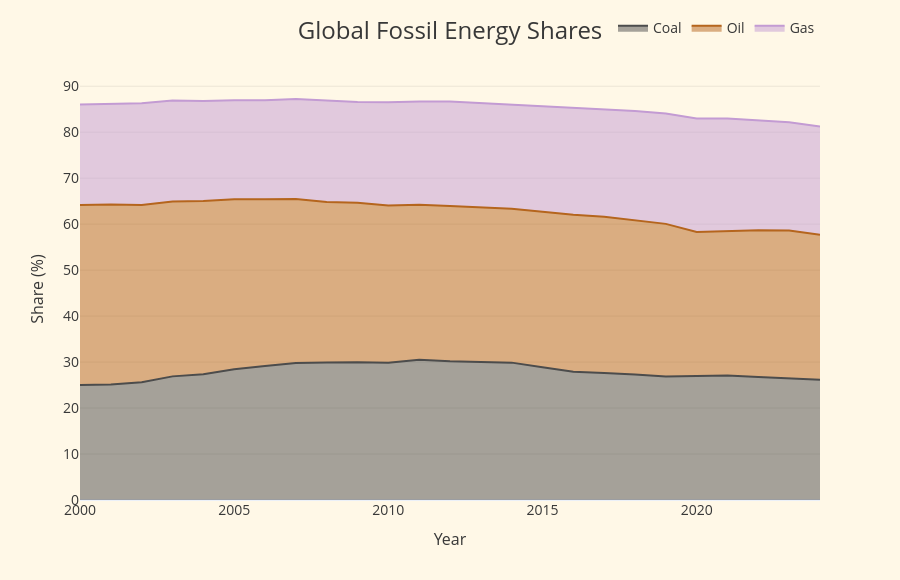

Notebook cell for this chart:
### Markdown cell above
<div style="text-align:center; border:2px solid #383838; padding:25px; border-radius:12px;">

<span style="font-size:22px; font-weight:700;">
Global Energy Mix Share: The Slow Pace of the Transition<br>
</span>

<br>

<span style="font-size:18px;">
This 100% stacked bar chart provides a proportional view of the global energy mix, highlighting the persistent dominance of fossil fuels.<br>
As the orange bars show, fossil fuels have consistently accounted for over 80% of total primary energy consumption throughout the 21st century.<br>
Although the relative share of renewables (green) is slowly expanding and gradually eating into the fossil fuel percentage, the overall shift in the energy mix remains sluggish compared to the pace required to meet global climate targets.
</span>

</div>

### Code cell
# 1. Select the data
df_fossil = df_shares[[
    "coal_share_energy",
    "oil_share_energy",
    "gas_share_energy",
]]

# Ensure the X-axis is correct
x_data = df_fossil.index if "year" not in df_fossil.columns else df_fossil["year"]

# 2. Create the area chart
fig_fossil = px.area(
    df_fossil,
    x=x_data,
    y=df_fossil.columns,
    color_discrete_map={
        "coal_share_energy": "#4c4c4c",   # coal (dark gray)
        "oil_share_energy": "#b5651d",    # oil (brown)
        "gas_share_energy": "#C39BD3"     # gas (light purple)
    }
)

# --- PRO TIP: Clean variable names for legend and tooltip ---
clean_names = {
    'coal_share_energy': 'Coal', 
    'oil_share_energy': 'Oil', 
    'gas_share_energy': 'Gas'
}
fig_fossil.for_each_trace(lambda t: t.update(
    name=clean_names[t.name],
    legendgroup=clean_names[t.name],
    hovertemplate=t.hovertemplate.replace(t.name, clean_names[t.name])
))

# --- FIRST LAYOUT BLOCK ---
fig_fossil.update_layout(
    title="Global Fossil Energy Shares (Coal, Oil, Gas)",
    xaxis_title="Year",
    yaxis_title="Share (%)",
    
    # Background and theme
    plot_bgcolor="#FFF8E7",
    paper_bgcolor="#FFF8E7",
    height=580,
    template="plotly_white",

    # Global text color
    font=dict(color="#383838"),

    # Unified hover mode
    hovermode="x unified",

    # Axis customization
    xaxis=dict(
        showgrid=False,
        tickfont=dict(color="#383838"),
        title=dict(font=dict(color="#383838"))
    ),
    yaxis=dict(
        gridcolor="rgba(0,0,0,0.08)",
        tickfont=dict(color="#383838"),
        title=dict(font=dict(color="#383838"))
    ),
    
    # Horizontal legend at the top
    legend=dict(
        title=None, 
        orientation="h",
        yanchor="bottom",
        y=1.08,
        xanchor="right",
        x=1,
        font=dict(color="#383838")
    )
)

# --- UPDATED LAYOUT BLOCK ---
fig_fossil.update_layout(
    
    # 1. Centered and enlarged title
    title=dict(
        text="Global Fossil Energy Shares",
        x=0.5,
        xanchor='center',
        font=dict(size=24)
    ),
    
    xaxis_title="Year",
    yaxis_title="Share (%)",
    
    # Background and theme
    plot_bgcolor="#FFF8E7",
    paper_bgcolor="#FFF8E7",
    height=580,
    template="plotly_white",

    # 2. Global text size and color
    font=dict(
        color="#383838",
        size=14
    ),

    hovermode="x unified",

    # 3. Axis titles enlarged to size 16
    xaxis=dict(
        showgrid=False,
        tickfont=dict(color="#383838"),
        title=dict(font=dict(color="#383838", size=16)) 
    ),
    yaxis=dict(
        gridcolor="rgba(0,0,0,0.08)",
        tickfont=dict(color="#383838"),
        title=dict(font=dict(color="#383838", size=16))
    ),
    
    # Horizontal legend
    legend=dict(
        title=None, 
        orientation="h",
        yanchor="bottom",
        y=1.08,
        xanchor="right",
        x=1,
        font=dict(color="#383838", size=14)
    )
)

fig_fossil.show()

# --- SAVE THE FIGURE INTO A SPECIFIC FOLDER ---
fig_fossil.write_html(
    r"C:\Users\eirad\Desktop\IT ACADEMY\Sprint_13_Proyecto_Final\Quarto_Report\Plot\02_global_fossil_shares.html")

### Figure 1 — Plotly figure (JSON) as saved in the notebook; plotly's stock layout.template omitted (floating-point values rounded to 4 significant figures)
{"data": [{"fillpattern": {"shape": ""}, "hovertemplate": "variable=Coal<br>year=%{x}<br>value=%{y}<extra></extra>", "legendgroup": "Coal", "line": {"color": "#4c4c4c"}, "marker": {"symbol": "circle"}, "mode": "lines", "name": "Coal", "orientation": "v", "showlegend": true, "stackgroup": "1", "type": "scatter", "x": [2000, 2001, 2002, 2003, 2004, 2005, 2006, 2007, 2008, 2009, 2010, 2011, 2012, 2013, 2014, 2015, 2016, 2017, 2018, 2019, 2020, 2021, 2022, 2023, 2024], "xaxis": "x", "y": [25.01, 25.14, 25.59, 26.89, 27.36, 28.45, 29.12, 29.82, 29.89, 29.95, 29.84, 30.52, 30.17, 30.09, 29.88, 28.85, 27.91, 27.61, 27.31, 26.84, 26.99, 27.09, 26.78, 26.53, 26.16], "yaxis": "y"}, {"fillpattern": {"shape": ""}, "hovertemplate": "variable=Oil<br>year=%{x}<br>value=%{y}<extra></extra>", "legendgroup": "Oil", "line": {"color": "#b5651d"}, "marker": {"symbol": "circle"}, "mode": "lines", "name": "Oil", "orientation": "v", "showlegend": true, "stackgroup": "1", "type": "scatter", "x": [2000, 2001, 2002, 2003, 2004, 2005, 2006, 2007, 2008, 2009, 2010, 2011, 2012, 2013, 2014, 2015, 2016, 2017, 2018, 2019, 2020, 2021, 2022, 2023, 2024], "xaxis": "x", "y": [39.18, 39.14, 38.58, 38.05, 37.67, 36.95, 36.27, 35.64, 34.94, 34.72, 34.23, 33.71, 33.77, 33.57, 33.49, 33.87, 34.14, 34.02, 33.47, 33.22, 31.31, 31.46, 31.92, 32.11, 31.55], "yaxis": "y"}, {"fillpattern": {"shape": ""}, "hovertemplate": "variable=Gas<br>year=%{x}<br>value=%{y}<extra></extra>", "legendgroup": "Gas", "line": {"color": "#C39BD3"}, "marker": {"symbol": "circle"}, "mode": "lines", "name": "Gas", "orientation": "v", "showlegend": true, "stackgroup": "1", "type": "scatter", "x": [2000, 2001, 2002, 2003, 2004, 2005, 2006, 2007, 2008, 2009, 2010, 2011, 2012, 2013, 2014, 2015, 2016, 2017, 2018, 2019, 2020, 2021, 2022, 2023, 2024], "xaxis": "x", "y": [21.86, 21.93, 22.12, 21.95, 21.74, 21.56, 21.54, 21.74, 22.02, 21.89, 22.44, 22.45, 22.74, 22.69, 22.6, 22.97, 23.22, 23.38, 23.84, 24.03, 24.68, 24.41, 23.87, 23.51, 23.55], "yaxis": "y"}], "layout": {"font": {"color": "#383838", "size": 14}, "height": 580, "hovermode": "x unified", "legend": {"font": {"color": "#383838", "size": 14}, "orientation": "h", "title": {}, "tracegroupgap": 0, "x": 1, "xanchor": "right", "y": 1.08, "yanchor": "bottom"}, "margin": {"t": 60}, "paper_bgcolor": "#FFF8E7", "plot_bgcolor": "#FFF8E7", "title": {"font": {"size": 24}, "text": "Global Fossil Energy Shares", "x": 0.5, "xanchor": "center"}, "xaxis": {"anchor": "y", "domain": [0, 1], "showgrid": false, "tickfont": {"color": "#383838"}, "title": {"font": {"size": 16}, "text": "Year"}}, "yaxis": {"anchor": "x", "domain": [0, 1], "gridcolor": "rgba(0,0,0,0.08)", "tickfont": {"color": "#383838"}, "title": {"font": {"size": 16}, "text": "Share (%)"}}}}
